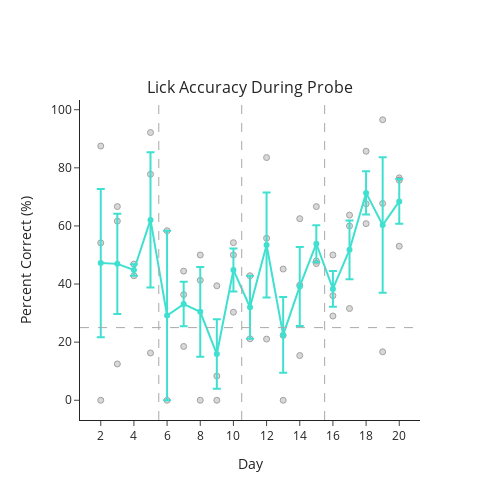

Notebook source saved alongside this figure:
### Code cell
## Percent correct probe
accuracy_probe = pd.DataFrame()
for experiment in experiment_pc_probe:
    for mouse in experiment_pc_probe[experiment]:
        if mouse == 'mc_EEG2_01':
            next
        else:
            df = pd.DataFrame(experiment_pc_probe[experiment][mouse], index=[0]).T.rename(columns={0: 'percent_correct'})
            df.insert(0, 'mouse', mouse)
            df.insert(1, 'day', [x for x in np.arange(1, 21)])
            accuracy_probe = pd.concat([accuracy_probe, df], axis=0, ignore_index=True)
accuracy_probe = accuracy_probe[accuracy_probe['day'] > 1]
fig = pf.plot_behavior_across_days(accuracy_probe, x_var='day', y_var='percent_correct', groupby_var=['day'], titles=['Lick Accuracy During Probe'],
                                   x_title='Day', y_title='Percent Correct (%)', template='simple_white', expert_line=False)
fig.update_xaxes(dtick=2)                                   
fig.show()
fig.write_image(pjoin(fig_path, 'probe_accuracy.png'))

### Figure 1 — Plotly figure (JSON) as saved in the notebook; plotly's stock layout.template omitted (floating-point values rounded to 4 significant figures)
{"data": [{"marker": {"color": "rgb(179,179,179)", "line": {"width": 1}}, "mode": "markers", "name": "mc_EEG1_01", "opacity": 0.5, "type": "scatter", "x": [2, 3, 4, 5, 6, 7, 8, 9, 10, 11, 12, 13, 14, 15, 16, 17, 18, 19, 20], "y": [0, 12.5, null, 92.16, 58.33, 18.52, 0, 39.39, 30.3, null, 21.05, 0, 15.38, 47.92, 36, 60, 67.61, 16.67, 53.03]}, {"marker": {"color": "rgb(179,179,179)", "line": {"width": 1}}, "mode": "markers", "name": "mc_EEG1_02", "opacity": 0.5, "type": "scatter", "x": [2, 3, 4, 5, 6, 7, 8, 9, 10, 11, 12, 13, 14, 15, 16, 17, 18, 19, 20], "y": [87.5, 61.67, 46.85, 77.78, null, 44.44, 41.3, 8.333, 50, 42.86, 55.77, 45.16, 62.5, 66.67, 50, 31.58, 60.78, 67.74, 76.54]}, {"marker": {"color": "rgb(179,179,179)", "line": {"width": 1}}, "mode": "markers", "name": "mc_EEG2_02", "opacity": 0.5, "type": "scatter", "x": [2, 3, 4, 5, 6, 7, 8, 9, 10, 11, 12, 13, 14, 15, 16, 17, 18, 19, 20], "y": [54.17, 66.67, 42.86, 16.28, 0, 36.36, 50, 0, 54.24, 21.15, 83.54, 22.33, 39.62, 47.06, 28.99, 63.72, 85.71, 96.55, 75.73]}, {"error_y": {"array": [25.5, 17.28, 1.995, 23.27, 29.17, 7.659, 15.42, 11.99, 7.374, 10.85, 18.08, 13.04, 13.6, 6.398, 6.177, 10.15, 7.438, 23.36, 7.705], "type": "data"}, "line": {"color": "turquoise"}, "mode": "lines+markers", "type": "scatter", "x": [2, 3, 4, 5, 6, 7, 8, 9, 10, 11, 12, 13, 14, 15, 16, 17, 18, 19, 20], "y": [47.22, 46.94, 44.85, 62.07, 29.17, 33.11, 30.43, 15.91, 44.85, 32.01, 53.46, 22.5, 39.17, 53.88, 38.33, 51.77, 71.37, 60.32, 68.43]}], "layout": {"annotations": [{"font": {"size": 16}, "showarrow": false, "text": "Lick Accuracy During Probe", "x": 0.5, "xanchor": "center", "xref": "paper", "y": 1, "yanchor": "bottom", "yref": "paper"}], "height": 500, "shapes": [{"line": {"color": "darkgrey", "dash": "dash", "width": 1}, "opacity": 1, "type": "line", "x0": 0, "x1": 1, "xref": "x domain", "y0": 25, "y1": 25, "yref": "y"}, {"line": {"color": "darkgrey", "dash": "dash", "width": 1}, "opacity": 1, "type": "line", "x0": 5.5, "x1": 5.5, "xref": "x", "y0": 0, "y1": 1, "yref": "y domain"}, {"line": {"color": "darkgrey", "dash": "dash", "width": 1}, "opacity": 1, "type": "line", "x0": 10.5, "x1": 10.5, "xref": "x", "y0": 0, "y1": 1, "yref": "y domain"}, {"line": {"color": "darkgrey", "dash": "dash", "width": 1}, "opacity": 1, "type": "line", "x0": 15.5, "x1": 15.5, "xref": "x", "y0": 0, "y1": 1, "yref": "y domain"}], "showlegend": false, "title": {"x": 0.5, "xanchor": "center", "y": 0.9, "yanchor": "top"}, "width": 500, "xaxis": {"anchor": "y", "domain": [0, 1], "dtick": 2, "title": {"text": "Day"}}, "yaxis": {"anchor": "x", "domain": [0, 1], "title": {"text": "Percent Correct (%)"}}}}
